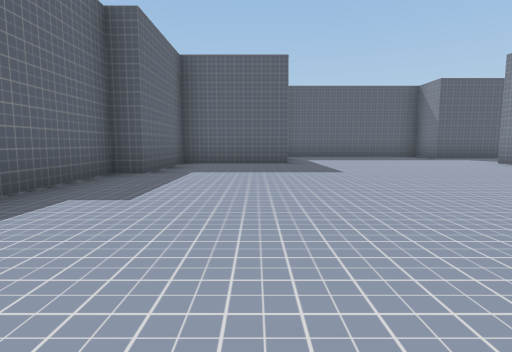
[1] (above)

20 first-person views from a walk through a 3-D level made in the Unity game engine. The camera is 1.2 m above the floor, tilts 6° down and sees 80° across. The floor is counted in squares, 2.59 m on a side. Each view is taken from the middle of a square. On the plan, view 1 faces up. The plan holds only what a view shows up to about 9 squares ahead; the rest is blank. The place goes on beyond the plan. The player is left out.

[2]
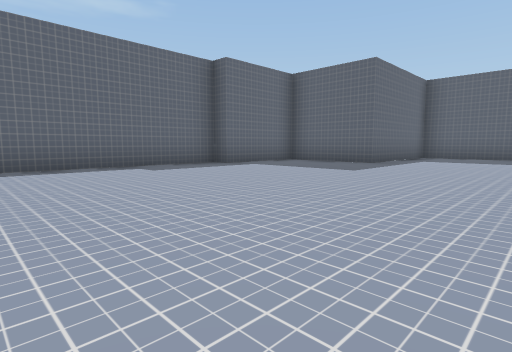

[3]
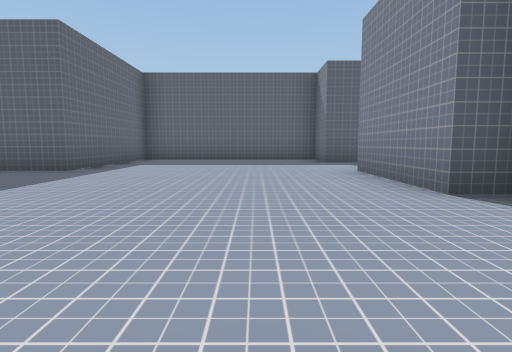

[4]
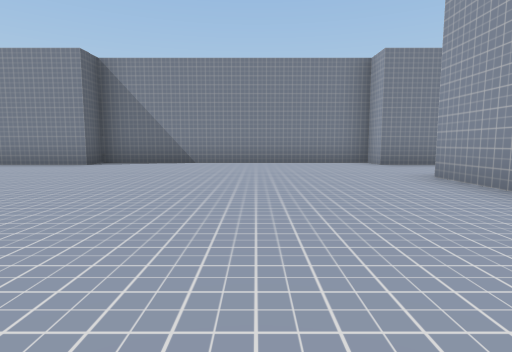

[5]
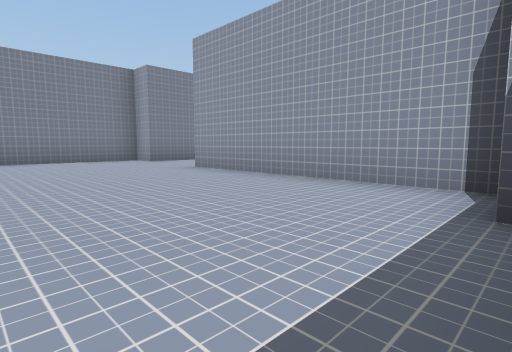

[6]
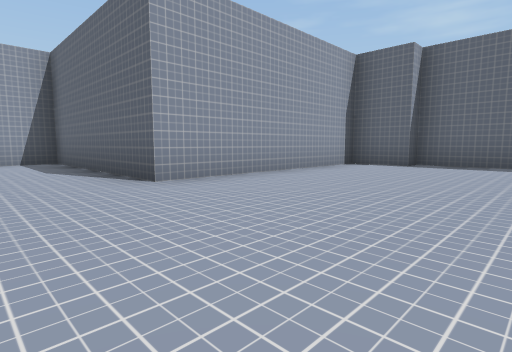

[7]
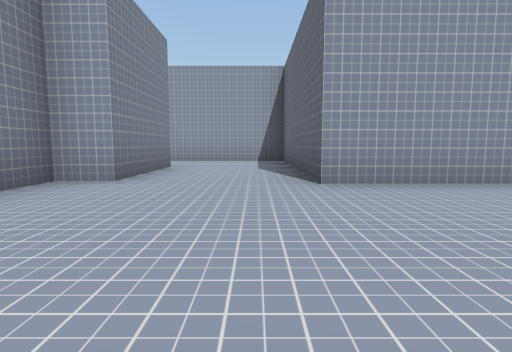

[8]
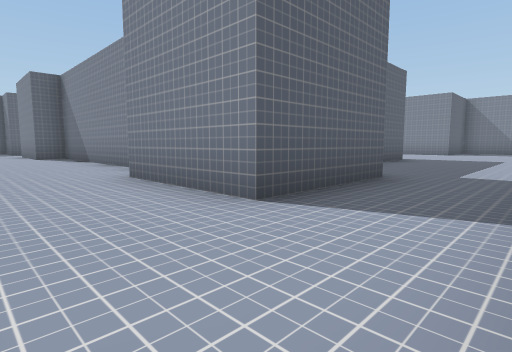

[9]
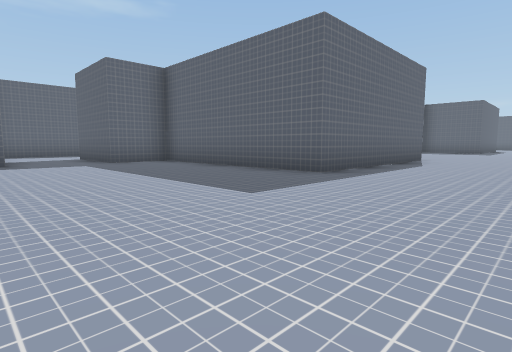

[10]
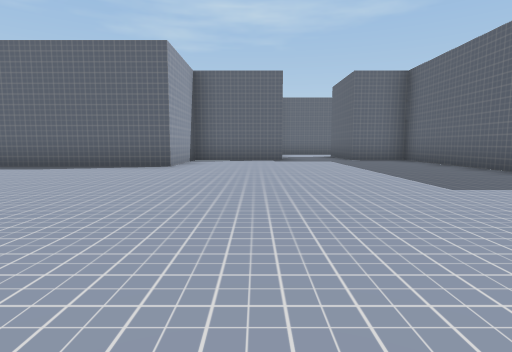

[11]
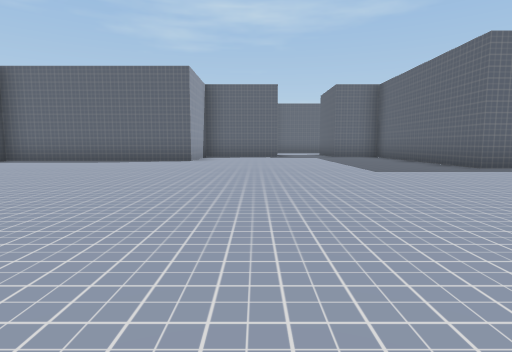

[12]
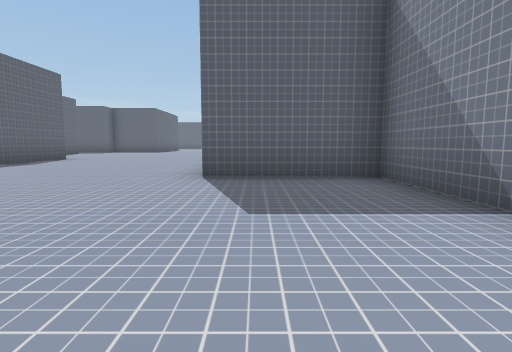

[13]
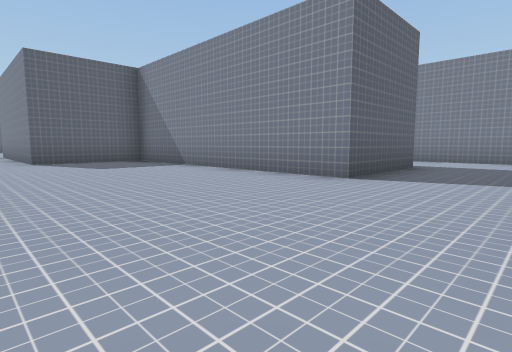

[14]
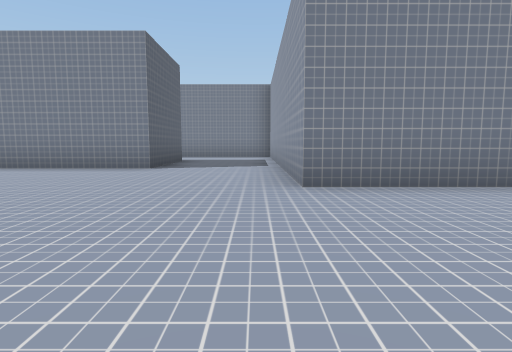

[15]
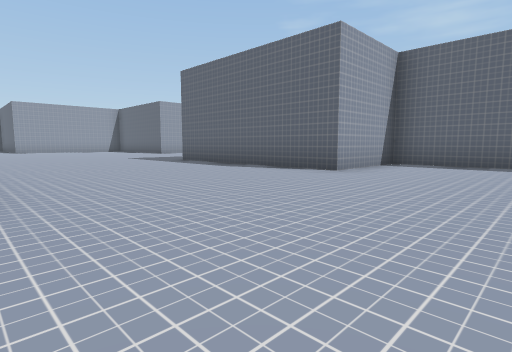

[16]
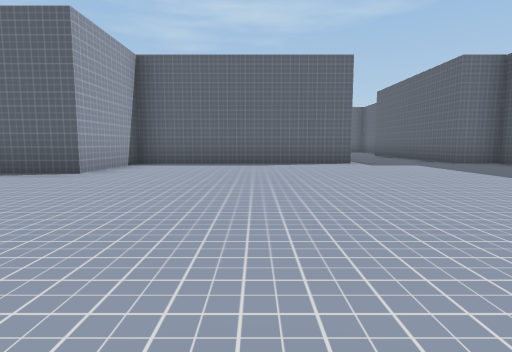

[17]
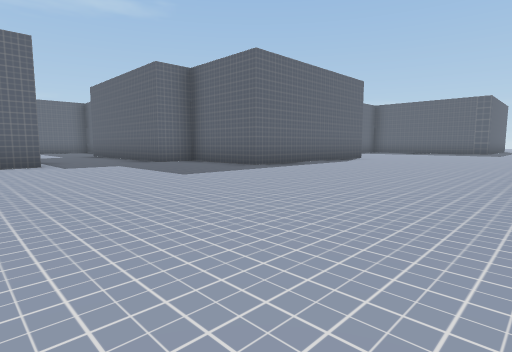

[18]
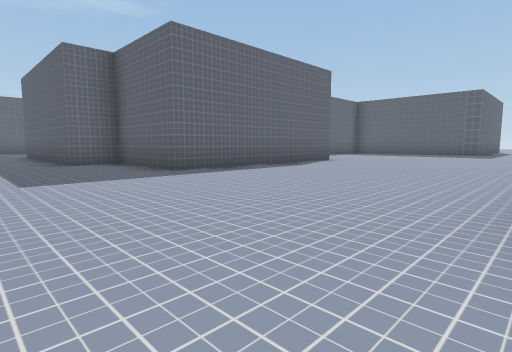

[19]
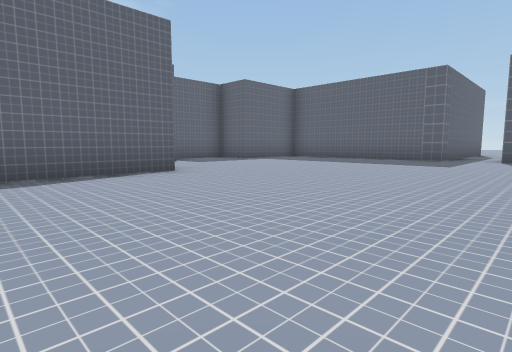

[20]
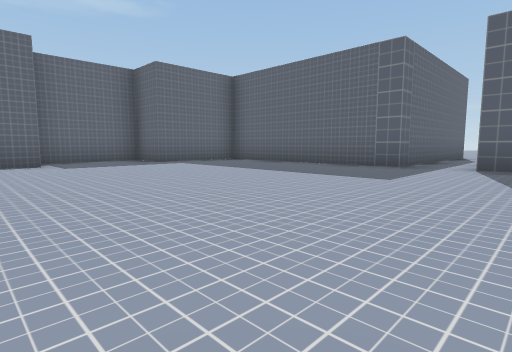

### Floor plan
Points are (right, up) in squares from view 1. A wall is a line through its corners. A room is listed if a view was taken in it or the views show most of it. See-through windows are left out.
Room 1 (views 1, 2, 3, 4, 5, 6, 7)
walls: (5.8, -4.3) (5.8, -1.8) (6.5, -1.8) (6.5, 4.7) (5.8, 4.7) (5.8, 7.2); (4.5, 11) (0.8, 11) (0.8, 7.3) (-1.7, 7.3) (-1.7, 4.7) (-2.2, 4.7) (-2.2, -0.3) (-1.7, -0.3) (-1.7, -1.5) (3.2, -1.5) (3.2, -4.5)
ways out: opening at (4.5, -5) to room 2; opening at (5.3, 9) to room 2
Room 2 (views 8, 9, 10, 11, 12, 13, 14, 15, 16, 17, 18, 19, 20)
walls: (10.8, 7.4) (10.8, 2.3) (13.3, 2.3) (13.3, -2.7) (8.3, -2.7) (8.3, -4.3) (5.8, -4.3); (8.3, -6.1) (8.3, -8.7) (10.8, -8.7) (10.8, -13.5); (13.3, 15.9) (13.3, 10.8) (10.8, 10.8) (10.8, 9.8) (5.8, 9.8) (5.8, 11) (4.5, 11); (3.2, -4.5) (3.2, -6.2) (6.4, -6.2); (20.8, -9) (20.8, -2.7) (18.3, -2.7) (18.3, 0.5); (10.8, 17.4) (10.8, 16.6); (18.3, -13.5) (18.3, -11.5) (19.5, -11.5); (10.8, 21.6) (10.8, 19.8) (9.5, 19.8) (9.5, 17.4); (14.6, 22.3) (11.4, 22.3)
ways out: opening at (4.5, -5) to room 1; opening at (5.3, 9) to room 1; opening at (20.5, -10.5)
objects: other object (15, 23); other object (17, 22) to (17, 23)

Positions as (right, up) in squares from view 1, and headings:
1: (0, 0), facing up
2: (4, 0), facing up-left
3: (4, 2), facing up
4: (-1, 1), facing right
5: (-2, 2), facing down-right
6: (5, 2), facing down-left
7: (4, 2), facing down
8: (4, -6), facing up-right
9: (16, -7), facing up-left
10: (17, -7), facing left
11: (19, -7), facing left
12: (19, -7), facing up
13: (17, -11), facing up-right
14: (15, -11), facing right
15: (18, 5), facing down-left
16: (18, 5), facing left
17: (18, 6), facing up-left
18: (18, 8), facing up-left
19: (18, 13), facing up-left
20: (18, 16), facing up-left
